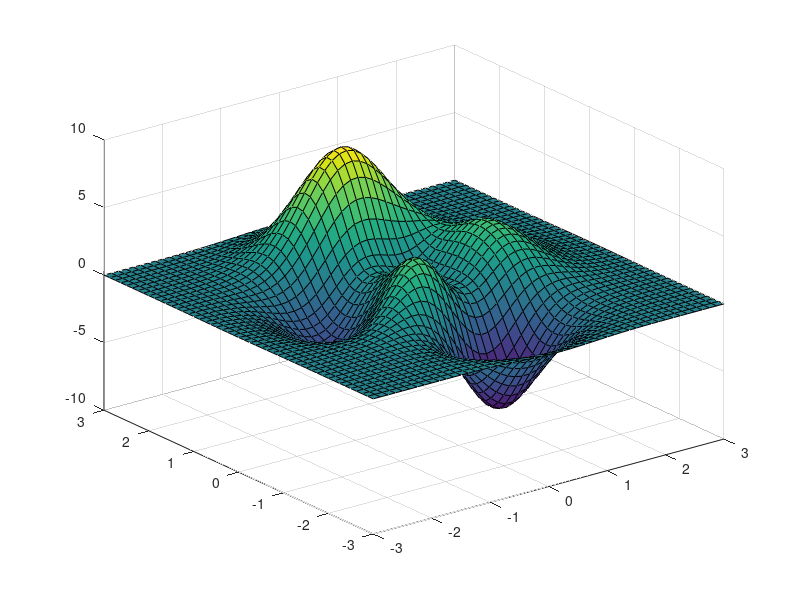
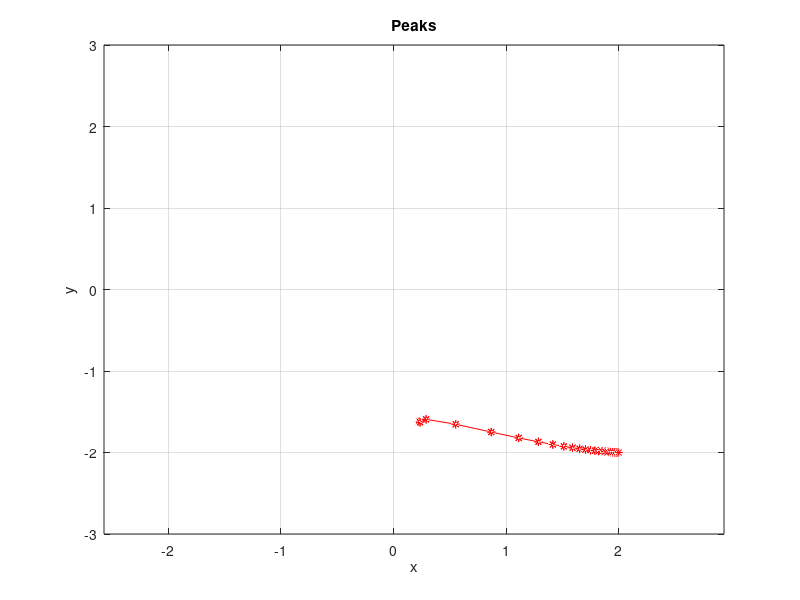

Source code (MATLAB) for these figures, in order:
function  [xz,y,z] = peaks(eta,X,Y)


if nargin == 0
    eta = 0.05;
    X = 2; Y = -2;  
end
if nargin == 1
    X = 2; Y = -2;  
end




    dx = 1/8;
    [x,y] = meshgrid(-3:dx:3);



z =  3*(1-x).^2.*exp(-(x.^2) - (y+1).^2) ...
   - 10*(x/5 - x.^3 - y.^5).*exp(-x.^2-y.^2) ...
   - 1/3*exp(-(x+1).^2 - y.^2);
Z = @(x,y)  3*(1-x).^2.*exp(-(x.^2) - (y+1).^2) ...
   - 10*(x/5 - x.^3 - y.^5).*exp(-x.^2-y.^2) ...
   - 1/3*exp(-(x+1).^2 - y.^2);
if nargout > 1
    xz = x;
elseif nargout == 1
    xz = z;
else
    % Self demonstration
    %disp(' ')
   % disp('z =  3*(1-x).^2.*exp(-(x.^2) - (y+1).^2) ... ')
   % disp('   - 10*(x/5 - x.^3 - y.^5).*exp(-x.^2-y.^2) ... ')
   % disp('   - 1/3*exp(-(x+1).^2 - y.^2) ')
   % disp(' ')
   figure
    surf(x,y,z)

   figure(2)
    contour(x,y,z,50)
    axis('tight')
    xlabel('x'), ylabel('y'), title('Peaks')
    grid on
    g = gca;
    
end

%% gradient
dEdx = @(x,y) (exp(- (x + 1).^2 - y.^2).*(2*x + 2))/3 + 3*exp(- (y + 1).^2 - x.^2).*(2*x - 2) + exp(- x.^2 - y.^2)*(30*x.^2 - 2) - 6*x.*exp(- (y + 1).^2 - x.^2).*(x - 1).^2 - 2*x.*exp(- x.^2 - y.^2).*(10*x.^3 - 2*x + 10*y.^5);
dEdy = @(x,y) (2*y.*exp(- (x + 1).^2 - y.^2))/3 + 50*y.^4.*exp(- x.^2 - y.^2) - 3*exp(- (y + 1).^2 - x.^2).*(2*y + 2).*(x - 1).^2 - 2*y.*exp(- x.^2 - y.^2).*(10*x.^3 - 2*x + 10*y.^5);
hold on
%%

%%
i = 1;  eps = 1; 
while eps>1e-5 && i < 30
    dx =- eta*dEdx(X,Y); dy =- eta*dEdy(X,Y);
    X1 = X+dx;
    Y1 = Y+dy;
    eps = sqrt(abs(dx)+abs(dy));
    plot3(g,[X,X1],[Y,Y1],[Z(X,Y),Z(X1,Y1)],'r-*')
  
    %plot(x,y(x),'b')
    pause(0.5)
    drawnow
    X = X1; Y = Y1;
    i = i+1;
end
eps